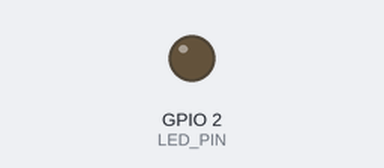
Bench run of a sketch on a simulated ESP32. Parts: output pins drawn as LEDs (lit = HIGH). WiFi joins after 1.5 s; servers stay silent unless stated; uploads are accepted with an empty reply; random numbers use the default seed unless the sketch sets one; what the sketch prints to the serial monitor is not drawn.

Above: at 4.0 s.
At 6.1 s:
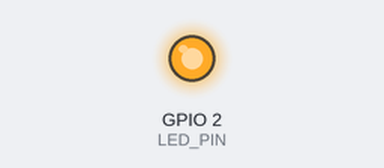
Timing chart, 0 to 9.3 s (numbered marks = the images above):
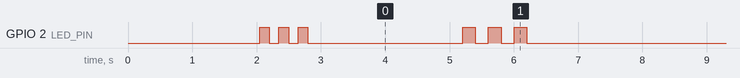

Measured:
- by itself, GPIO 2 (LED_PIN): moves between LOW and HIGH, repeating every 60.0 s
- by itself, everything shown: repeats every 5.0 s, in 6 steps

The sketch:

percobaan2.ino
```cpp
// ============================================================
//  percobaan2.ino – ESP32 HTTP DataLogger Client
//  Mengirim data sensor ke Node.js/SQLite server setiap 5 detik.
//  Menangani validasi error HTTP 422.
// ============================================================

#include <WiFi.h>
#include <HTTPClient.h>
#include <ArduinoJson.h>
#include "config.h"

// ── State ────────────────────────────────────────────────────
unsigned long lastPublish = 0;
int           postCount   = 0;
int           errorCount  = 0;

// ── WiFi helpers ─────────────────────────────────────────────
void connectWiFi() {
  Serial.printf("[WiFi] Connecting to %s", WIFI_SSID);
  WiFi.mode(WIFI_STA);
  WiFi.begin(WIFI_SSID, WIFI_PASSWORD);

  unsigned long start = millis();
  while (WiFi.status() != WL_CONNECTED) {
    if (millis() - start > 15000) {
      Serial.println("\n[WiFi] Timeout – restarting...");
      ESP.restart();
    }
    delay(500);
    Serial.print('.');
  }
  Serial.printf("\n[WiFi] Connected! IP: %s\n", WiFi.localIP().toString().c_str());
}

void ensureWiFi() {
  if (WiFi.status() != WL_CONNECTED) {
    Serial.println("[WiFi] Reconnecting...");
    WiFi.disconnect();
    connectWiFi();
  }
}

// ── LED blink helper ──────────────────────────────────────────
void blinkLED(int times, int delayMs) {
  for (int i = 0; i < times; i++) {
    digitalWrite(LED_PIN, HIGH);
    delay(delayMs);
    digitalWrite(LED_PIN, LOW);
    if (i < times - 1) delay(delayMs);
  }
}

// ── Simulated sensor readings ─────────────────────────────────
float readSuhu() {
  // Simulate 22–38 °C (slightly wider range than percobaan 1)
  return 22.0f + (random(0, 1600) / 100.0f);
}

float readKelembaban() {
  // Simulate 35–85 %
  return 35.0f + (random(0, 5000) / 100.0f);
}

int readCahaya() {
  // Simulate 12-bit ADC 0–4095
  return random(0, 4096);
}

// ── POST /api/sensor ─────────────────────────────────────────
void publishSensor() {
  float suhu       = readSuhu();
  float kelembaban = readKelembaban();
  int   cahaya     = readCahaya();

  // Build JSON
  StaticJsonDocument<192> doc;
  doc["suhu"]       = suhu;
  doc["kelembaban"] = kelembaban;
  doc["cahaya"]     = cahaya;
  doc["device_id"]  = DEVICE_ID;

  String body;
  serializeJson(doc, body);

  String url = String("http://") + SERVER_IP + ":" + SERVER_PORT + "/api/sensor";

  HTTPClient http;
  http.begin(url);
  http.addHeader("Content-Type", "application/json");
  http.setTimeout(5000);

  int code = http.POST(body);

  if (code == 201) {
    postCount++;
    Serial.printf("[POST #%d] OK – suhu=%.2f°C  kel=%.2f%%  cahaya=%d\n",
                  postCount, suhu, kelembaban, cahaya);
    // Blink LED 2 times on success
    blinkLED(2, 100);

  } else if (code == 422) {
    errorCount++;
    // Validation error – print detail from server
    String resp = http.getString();
    StaticJsonDocument<256> errDoc;
    DeserializationError parseErr = deserializeJson(errDoc, resp);
    if (!parseErr) {
      const char* detail = errDoc["detail"] | "unknown";
      Serial.printf("[POST] Validation Error (422): %s\n", detail);
    } else {
      Serial.printf("[POST] Validation Error (422): %s\n", resp.c_str());
    }
    // Blink LED 5 times fast on error
    blinkLED(5, 80);

  } else {
    errorCount++;
    Serial.printf("[POST] HTTP Error – code=%d  url=%s\n", code, url.c_str());
    blinkLED(3, 200);
  }

  http.end();

  Serial.printf("[STATS] Total posted=%d  errors=%d  WiFi RSSI=%d dBm\n",
                postCount, errorCount, WiFi.RSSI());
}

// ── Setup ─────────────────────────────────────────────────────
void setup() {
  Serial.begin(115200);
  delay(500);

  Serial.println("\n╔══════════════════════════════════════╗");
  Serial.println("║  ESP32 DataLogger Client – P2        ║");
  Serial.println("╠══════════════════════════════════════╣");
  Serial.printf ("║  Device ID  : %-22s║\n", DEVICE_ID);
  Serial.printf ("║  Server     : %s:%-6d    ║\n", SERVER_IP, SERVER_PORT);
  Serial.printf ("║  Interval   : %-4d ms                ║\n", PUBLISH_INTERVAL);
  Serial.println("╚══════════════════════════════════════╝");

  pinMode(LED_PIN, OUTPUT);
  digitalWrite(LED_PIN, LOW);

  connectWiFi();

  // Signal ready: 3 quick blinks
  blinkLED(3, 150);
}

// ── Loop ──────────────────────────────────────────────────────
void loop() {
  ensureWiFi();

  unsigned long now = millis();
  if (now - lastPublish >= PUBLISH_INTERVAL) {
    lastPublish = now;
    publishSensor();
  }

  delay(10);
}
```

config.h
```cpp
// ============================================================
//  config.h – Konfigurasi untuk percobaan2.ino
//  Sesuaikan nilai-nilai di bawah dengan jaringan Anda.
// ============================================================
#pragma once

// WiFi credentials
#define WIFI_SSID     "NamaWiFiAnda"
#define WIFI_PASSWORD "PasswordWiFiAnda"

// IP laptop/server yang menjalankan Node.js backend
// Windows: ipconfig  |  Linux/Mac: ip addr atau ifconfig
#define SERVER_IP   "192.168.1.100"
#define SERVER_PORT 3002

// ID perangkat (dikirim ke server dalam payload JSON)
#define DEVICE_ID   "esp32-02"

// GPIO pin untuk LED built-in ESP32
#define LED_PIN 2

// Interval pengiriman data sensor (milliseconds)
#define PUBLISH_INTERVAL 5000
```
